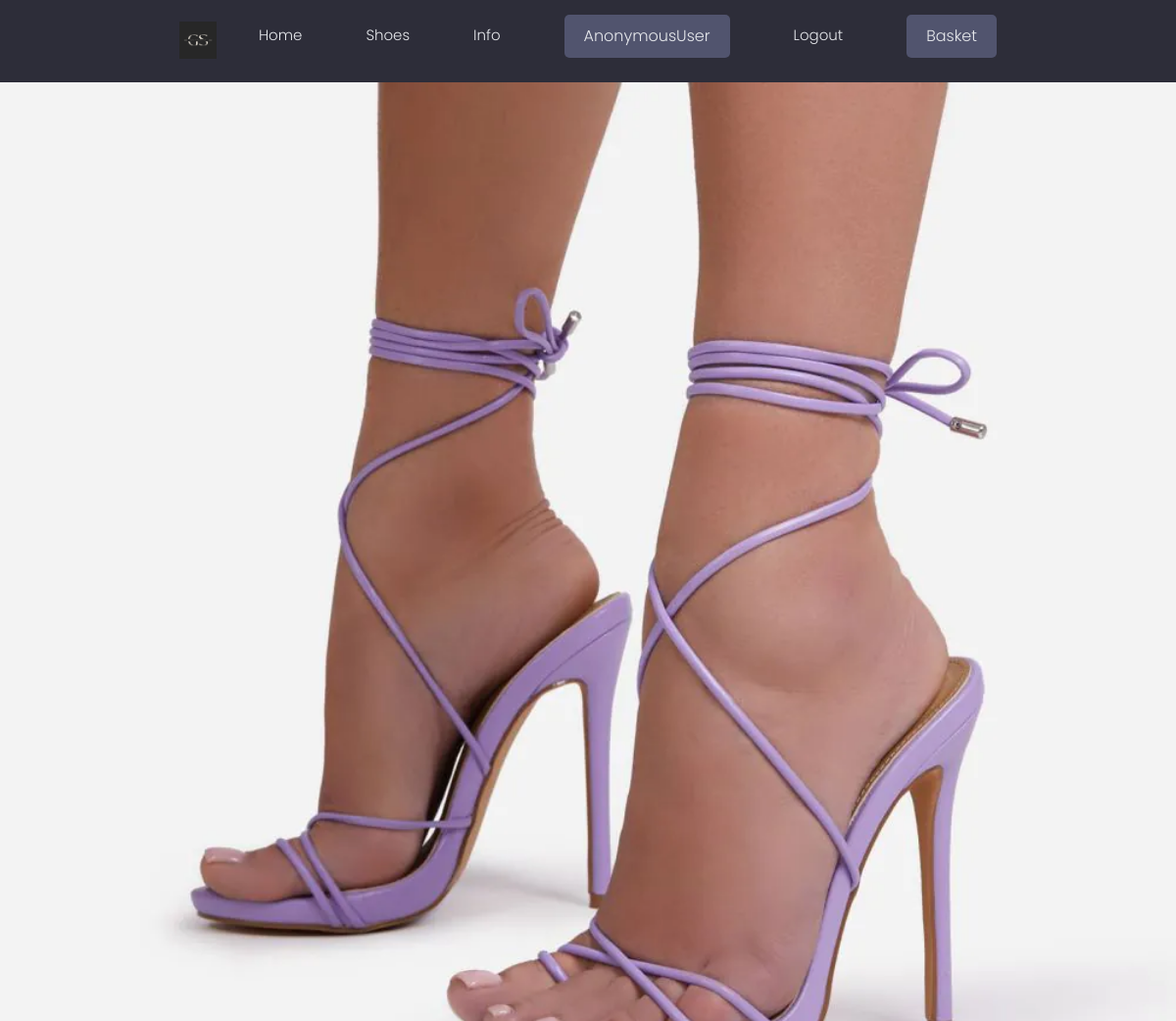
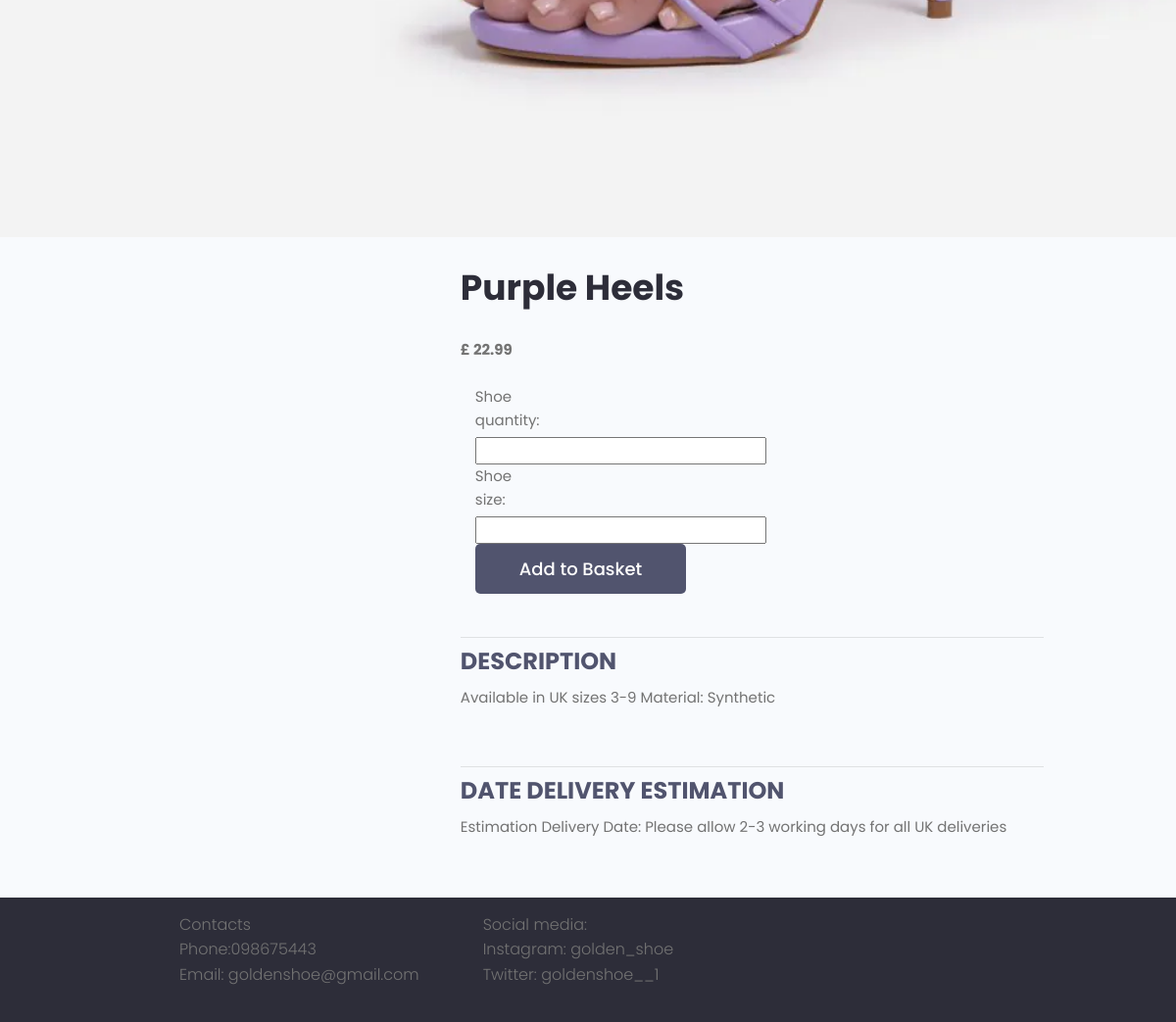
The page /project/ecfe8959-3648-4b68-8b1d-eda178b93d17/ on the database its author committed (2 pictures, top to bottom).
### projects/models.py (models this page shows, shortened)
class Project(models.Model):
    title = models.CharField(max_length=200)
    description = models.TextField(null=True, blank=True)
    featured_image = models.ImageField(null=True, blank=True, default="default.jpg")
    time_created = models.DateTimeField(auto_now_add=True)
    shoe_size = models.IntegerField(default=0, blank=True, validators=[MinValueValidator(4), MaxValueValidator(12)])
    shoe_quantity = models.IntegerField(default=0, null=True, validators=[MinValueValidator(0), MaxValueValidator(10)])
    stock_quantity = models.IntegerField(default=0, null=True, validators=[MinValueValidator(0)])
    price = models.FloatField(default=0.00, blank=True, null=True)
    id = models.UUIDField(default=uuid.uuid4, unique=True, primary_key=True, editable=False)

### projects/views.py (the view, shortened to what this page needs)
# urls.py: path('project/<str:pk>/', views.project, name="project"),
def project(request, pk):
    projectObject = Project.objects.get(id=pk)
    form = ProjectForm(request.POST)
    context = {'form': form}
    context = {'form': form, 'project': projectObject}
    return render(request, 'projects/single_project.html', context)

### projects/forms.py
class ProjectForm(ModelForm):
    class Meta:
        model = Project
        fields = ['shoe_quantity', 'shoe_size']

### projects/templates/projects/single_project.html (shortened to what this page needs)
{% extends 'main.html' %}
{% block content %}
<img src="{{ project.featured_image.url }}" alt="">
<main class="singleProject my-md">
    <div class="container">
      <div class="layout">
        <div class="column column--1of3">
        </div>
        <div class="column column--2of3">
          <h2 class="singleProject__title">{{project.title}}</h2>
          <div style="font-weight: bold;" class="singleProject__info">
            £ {{project.price}}
          </div>
          <br>
          <div class="singleProject__info">
            <form action="{% url 'add_basket' project.id%}" method="POST">
              <div class="form-group col-md-2 mb-3">
                {% for field in form %}
              <label for="{{field.label}}">{{field.label}}:</label>
              {{field}}
              <br>
              {% endfor %}
              <input class="btn btn--sub btn--lg" type="submit" value="Add to Basket" />
            </div>
            </form>
          </div>
          <br>
          <hr>
          <div>
            <h3 class="singleProject__subtitle">Description</h3>
              {{project.description}}
            </div>
            <br>
            <br>
            <hr>
            <div>
              <h3 class="singleProject__subtitle">Date Delivery Estimation</h3>
              Estimation Delivery Date: Please allow 2-3 working days for all UK deliveries
            </div>
        </div>
      </div>
    </div>
  </main>
{% endblock %}

### static/styles/app.css (style rules this page uses)
:root { --color-sub: #2d2d39; }
.btn--sub { background-color: var(--color-sub-light); }
img { width: 100%; }
.singleProject .column--1of3 { order: 2; }
@media screen and (min-width: 1081px) { .singleProject .column--1of3 { order: 1; } }
@media screen and (min-width: 1081px) { .singleProject .column--2of3 { order: 2; } }
.singleProject__title { font-size: 3.6rem; font-weight: 700; color: var(--color-sub); margin-bottom: 3rem; }
.singleProject__subtitle { text-transform: uppercase; font-size: 2.4rem; font-weight: 700; color: var(--color-sub-light); margin-bottom: 1rem; }

### static/uikit/styles/modules/_variables.css (style rules this page uses)
:root { --color-main: #5aa5b9; --color-main-light: #e6faff; --color-sub: #3f4156; --color-sub-light: #51546e; --color-sub-lighter: #ededfd; --color-text: #737373; --color-gray: #8b8b8b; --color-light: #e5e7eb; --color-light-gray: #767676; --color-bg: #f8fafd; --color-white: #fffefd; --color-white-light: #f3f3f3; --color-success: #359e64; --color-success-bg: #def8e8; --color-error: #fc4b0b; --color-error-bg: #fff2ee; --font-base: 'Poppins', arial, helvetica, 'Segoe UI', roboto, ubuntu, sans-serif; --font-monospace: 'Fira Code', 'Courier New', courier, monospace; --font-regular: 300; --font-medium: 500; --font-bold: 700; --generic-shadow: 1px 1px 5px #00000010; --generic-transition: all 0.3s ease-in-out; }

### static/uikit/styles/modules/_base.css (style rules this page uses)
* { margin: 0; padding: 0; box-sizing: border-box; text-rendering: optimizeLegibility; color: inherit; font-size: inherit; }
html { font-size: 50%; }
@media only screen and (min-width: 480px) { html { font-size: 56.25%; } }
@media only screen and (min-width: 1200px) { html { font-size: 62.5%; } }
body { line-height: 1.6; font-weight: 400; font-size: 1.5rem; color: var(--color-text); background-color: var(--color-bg); min-height: 100vh; }

### static/uikit/styles/modules/_typography.css (style rules this page uses)
* { font-family: var(--font-base); }
h2 { font-size: 3.6rem; font-weight: var(--font-bold); }
h3 { font-size: 3.2rem; font-weight: var(--font-medium); }

### static/uikit/styles/modules/_utilities.css (style rules this page uses)
.container { width: 92%; max-width: 165rem; margin: 0 auto; box-sizing: border-box; }
@media screen and (min-width: 1000px) { .container { width: 90%; } }
@media screen and (min-width: 1200px) { .container { width: 80%; } }
.my-md { margin: 3rem auto; }

### static/uikit/styles/modules/_button.css (style rules this page uses)
.btn { display: inline-block; position: relative; cursor: pointer; background-color: var(--color-light); font-weight: var(--font-medium); color: var(--color-sub); text-decoration: none; padding: 1rem 2rem; border-radius: 0.5rem; border: none; width: -webkit-fit-content; width: -moz-fit-content; width: fit-content; height: -webkit-fit-content; height: -moz-fit-content; height: fit-content; font-size: 1.6rem; outline-width: 0; outline-color: transparent; -webkit-backface-visibility: hidden; backface-visibility: hidden; transition: all 0.3s ease-in-out; }
.btn--sub { background-color: var(--color-sub); color: var(--color-white); }
.btn--lg { font-size: 1.8rem; padding: 1.2rem 4.5rem; }

### static/uikit/styles/modules/_layout.css (style rules this page uses)
.layout { display: flex; flex-flow: row wrap; justify-content: space-between; }
.layout > .column { margin-bottom: 3rem; }
.layout > .column.column--1of3 { flex-basis: 30%; }
.layout > .column.column--2of3 { flex-basis: 64%; }

### rows shown on the page
Project: featured_image (picture), title "Purple Heels", price "22.99", description "Available in UK sizes 3-9 Material: Synthetic"

### other values the page prints
{{ request.user }} "AnonymousUser"
{{ field.label }} "Shoe quantity" "Shoe size"
